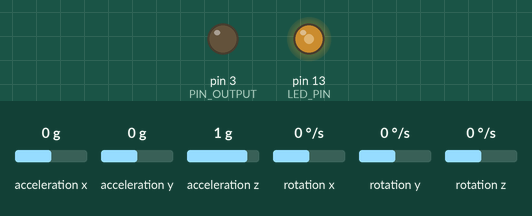
Bench run of a sketch on a simulated Arduino Uno, built with avr-gcc and run on an emulated ATmega328P. Parts: output pins drawn as LEDs (lit = HIGH). Inputs (shaded band) come from the test bench; at power-on: acceleration x 0 g, acceleration y 0 g, acceleration z 1 g, rotation x 0 °/s, rotation y 0 °/s, rotation z 0 °/s. What the sketch prints to the serial monitor is not drawn.

Above: at 1.13 s.
1.3 s: acceleration x set to 0.5 g
4.3 s: acceleration x set to 0.8 g
6.0 s: acceleration y set to 0.8 g
9.0 s: acceleration z set to -1.4 g
12.0 s: rotation x set to -192 °/s
15.0 s: rotation y set to 14 °/s
Timing chart, 0 to 17.5 s (numbered marks = the images above; inputs shaded):
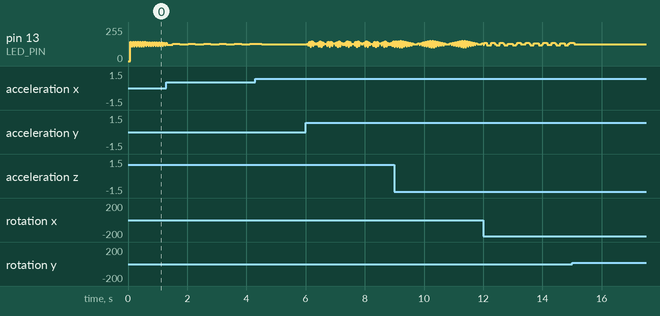

The sketch:

MPU6050_raw_values.ino
```cpp
#include "I2Cdev.h"

#include "MPU6050.h"

#include <PID_v1.h>

//Define Variables we'll be connecting to
double Setpoint, Input, Output;

// Arduino Wire library is required if I2Cdev I2CDEV_ARDUINO_WIRE implementation
// is used in I2Cdev.h
#if I2CDEV_IMPLEMENTATION == I2CDEV_ARDUINO_WIRE
    #include "Wire.h"
#endif

// class default I2C address is 0x68
// specific I2C addresses may be passed as a parameter here
// AD0 low = 0x68 (default for InvenSense evaluation board)
// AD0 high = 0x69
MPU6050 accelgyro;
//MPU6050 accelgyro(0x69); // <-- use for AD0 high

int16_t ax, ay, az;
int16_t gx, gy, gz;


#define OUTPUT_READABLE_ACCELGYRO


//#define OUTPUT_BINARY_ACCELGYRO


#define LED_PIN 13
bool blinkState = false;


//Define the aggressive and conservative Tuning Parameters
double aggKp=4, aggKi=0.2, aggKd=1;
double consKp=1, consKi=0.05, consKd=0.25;

//Specify the links and initial tuning parameters
PID myPID(&Input, &Output, &Setpoint, consKp, consKi, consKd, DIRECT);

#define PIN_INPUT 0
#define PIN_OUTPUT 3

void setup() {
    // join I2C bus (I2Cdev library doesn't do this automatically)
    #if I2CDEV_IMPLEMENTATION == I2CDEV_ARDUINO_WIRE
        Wire.begin();
    #elif I2CDEV_IMPLEMENTATION == I2CDEV_BUILTIN_FASTWIRE
        Fastwire::setup(400, true);
    #endif

    // initialize serial communication
    // (38400 chosen because it works as well at 8MHz as it does at 16MHz, but
    // it's really up to you depending on your project)
    Serial.begin(38400);

    // initialize device
    Serial.println("Initializing I2C devices...");
    accelgyro.initialize();

    // verify connection
    Serial.println("Testing device connections...");
    Serial.println(accelgyro.testConnection() ? "MPU6050 connection successful" : "MPU6050 connection failed");


    pinMode(LED_PIN, OUTPUT);

    myPID.SetMode(AUTOMATIC);
}

void loop() {
    // read raw accel/gyro measurements from device
    accelgyro.getMotion6(&ax, &ay, &az, &gx, &gy, &gz);

    // these methods (and a few others) are also available
    //accelgyro.getAcceleration(&ax, &ay, &az);
    //accelgyro.getRotation(&gx, &gy, &gz);

    #ifdef OUTPUT_READABLE_ACCELGYRO
        // display tab-separated accel/gyro x/y/z values
        Serial.print("a/g:\t");
        Serial.print(ax); Serial.print("\t");
        Serial.print(ay); Serial.print("\t");
        Serial.print(az); Serial.print("\t");
        Serial.print(gx); Serial.print("\t");
        Serial.print(gy); Serial.print("\t");
        Serial.println(gz);
    #endif

    #ifdef OUTPUT_BINARY_ACCELGYRO
        Serial.write((uint8_t)(ax >> 8)); Serial.write((uint8_t)(ax & 0xFF));
        Serial.write((uint8_t)(ay >> 8)); Serial.write((uint8_t)(ay & 0xFF));
        Serial.write((uint8_t)(az >> 8)); Serial.write((uint8_t)(az & 0xFF));
        Serial.write((uint8_t)(gx >> 8)); Serial.write((uint8_t)(gx & 0xFF));
        Serial.write((uint8_t)(gy >> 8)); Serial.write((uint8_t)(gy & 0xFF));
        Serial.write((uint8_t)(gz >> 8)); Serial.write((uint8_t)(gz & 0xFF));
    #endif

    // blink LED to indicate activity
    blinkState = !blinkState;
    digitalWrite(LED_PIN, blinkState);


    /////////////////////////////////////////////////////////////////////////
    double gap = abs(Setpoint-Input); //distance away from setpoint


    if (gap < 10)
  {  //we're close to setpoint, use conservative tuning parameters
    myPID.SetTunings(consKp, consKi, consKd);
  }
  else
  {
     //we're far from setpoint, use aggressive tuning parameters
     myPID.SetTunings(aggKp, aggKi, aggKd);
  }

  myPID.Compute();
  analogWrite(PIN_OUTPUT, Output);

}
```
